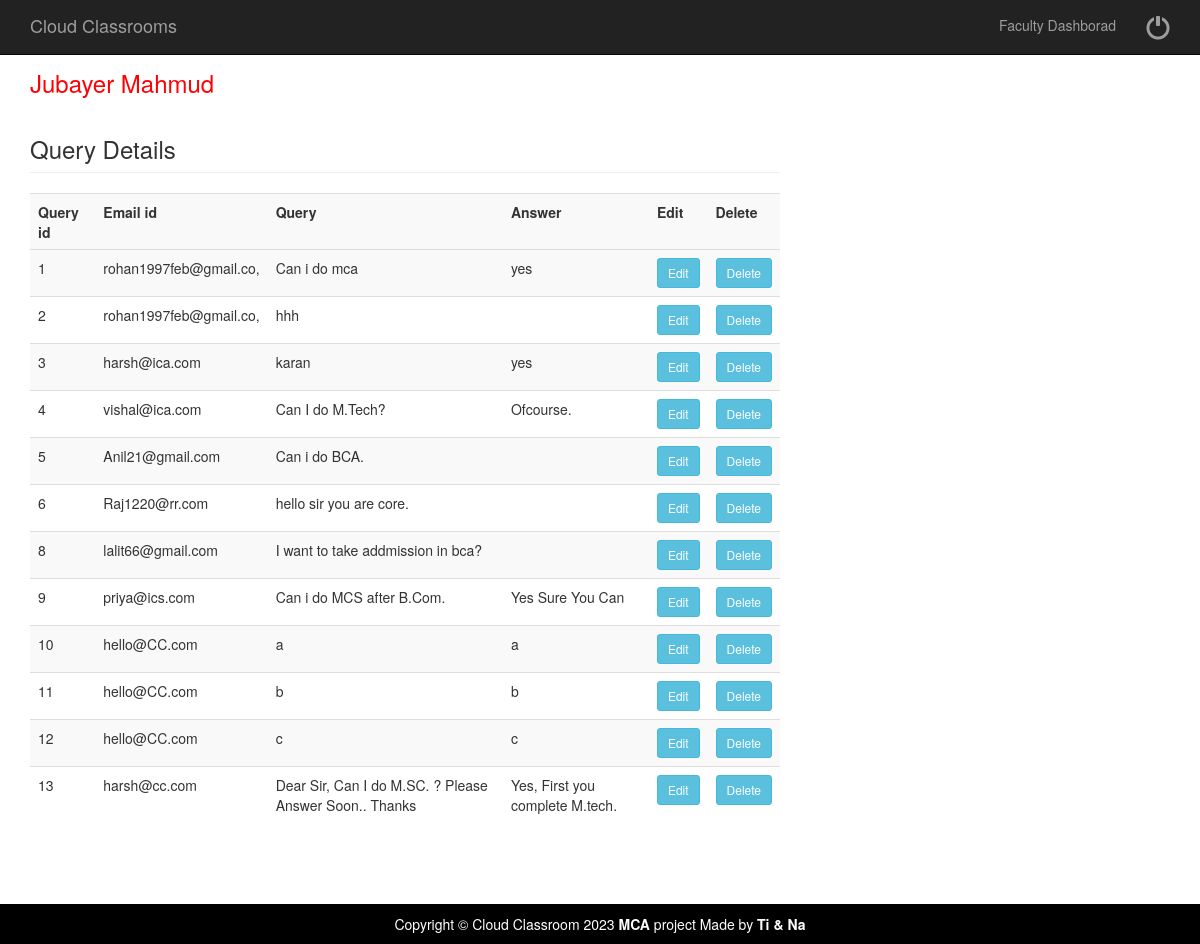
/qureydetails.php (signed in), run on an earlier commit of the app's database.
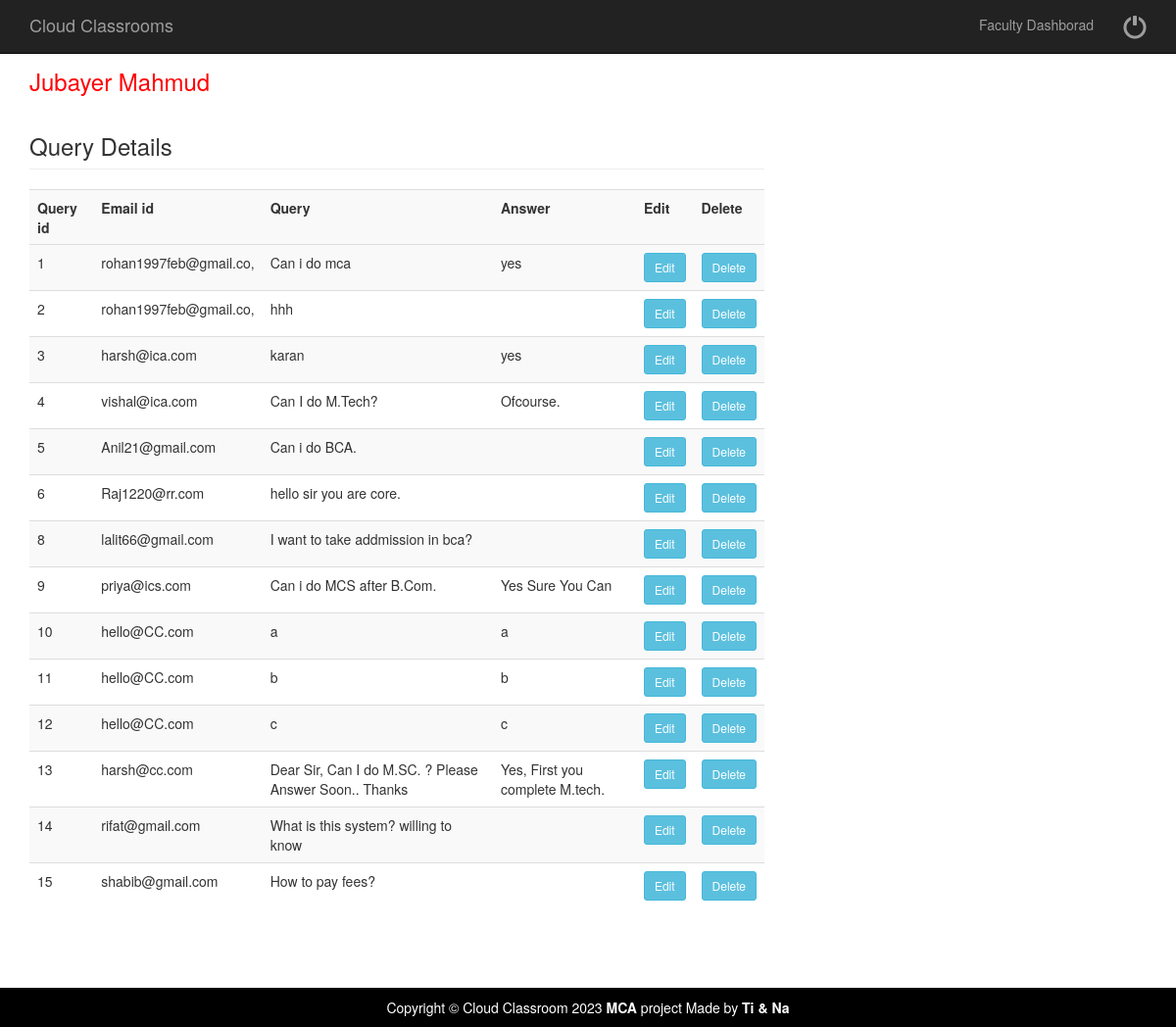
And on a later commit of the database.
### tables this page shows
CREATE TABLE `query` (
  `Query` text NOT NULL,
  `Ans` text NOT NULL,
  `Eid` varchar(35) NOT NULL,
  `Qid` int(11) NOT NULL
);

### qureydetails.php (the view, shortened to what this page needs)
<?php
$fname = $_SESSION["fname"];
?>
<?php include('fhead.php');  ?>
<div class="container">
	<div class="row">
		<div class="col-md-8">
			<h3>  <a href="welcomefaculty.php" ><span style="color:#FF0004"> <?php echo $fname; ?></span></a> </h3>
			<?php
			include( "database.php" );
			$sql = "select * from  query";
			$result = mysqli_query( $connect, $sql );
			echo "<h3 class='page-header' >Query Details</h3>";
			echo "<table class='table table-striped' style='width:100%'>
				<tr>
					<th>Query id</th>
					<th>Email id</th>
					<th>Query</th>
					<th>Answer</th>
					<th>Edit</th>
					<th>Delete</th>
				<tr>";
			while ( $row = mysqli_fetch_array( $result ) ) {
				?>
			<tr>
				<td>
					<?PHP echo $row['Qid'];?>
				</td>
				<td>
					<?PHP echo $row['Eid'];?>
				</td>
				<td>
					<?PHP echo $row['Query'];?>
				</td>
				<td>
					<?PHP echo $row['Ans'];?>
				</td>
				<td><a href="updatequery.php?gid=<?php echo $row['Qid']; ?>"><input type="button" Value="Edit" class="btn btn-info btn-sm"></a>
				</td>
				<td><a href="qureydetails.php?deleteid=<?php echo $row['Qid']; ?>"><input type="button" Value="Delete" name="" class="btn btn-info btn-sm"></a>
				</td>
			</tr>
			<?php } ?>
			</table>
		</div>
	</div>
	<?php include('allfoot.php');  ?>

What changed in the data, as far as the page shows it:
added query: Qid "14", Eid "rifat@gmail.com", Query "What is this system? willing to know"
added query: Qid "15", Eid "shabib@gmail.com", Query "How to pay fees?"
